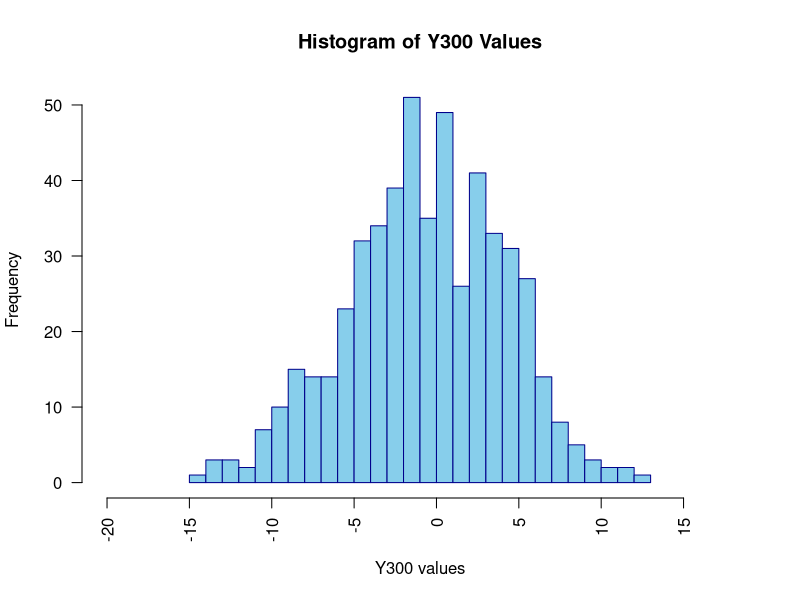
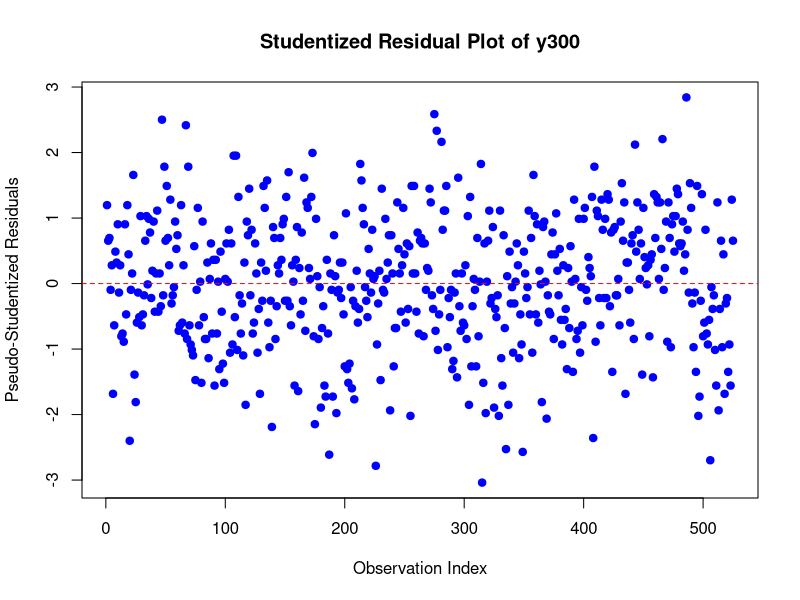
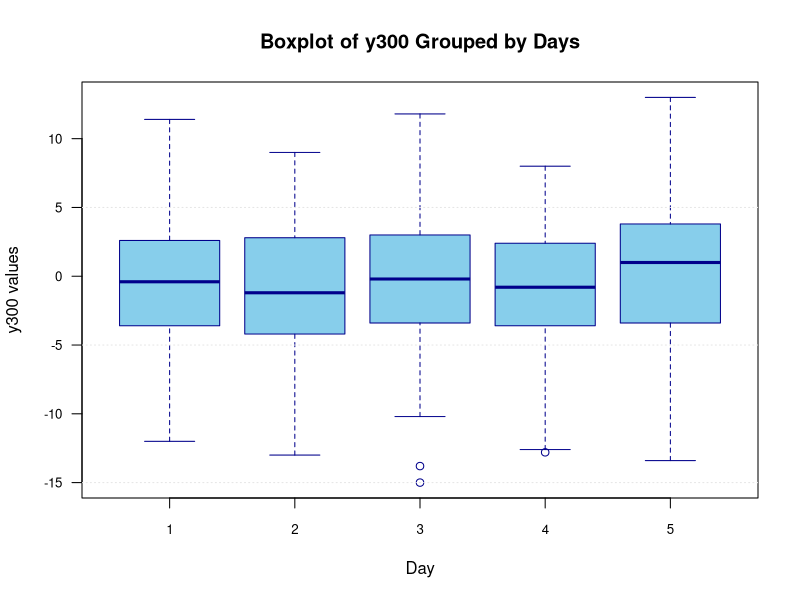
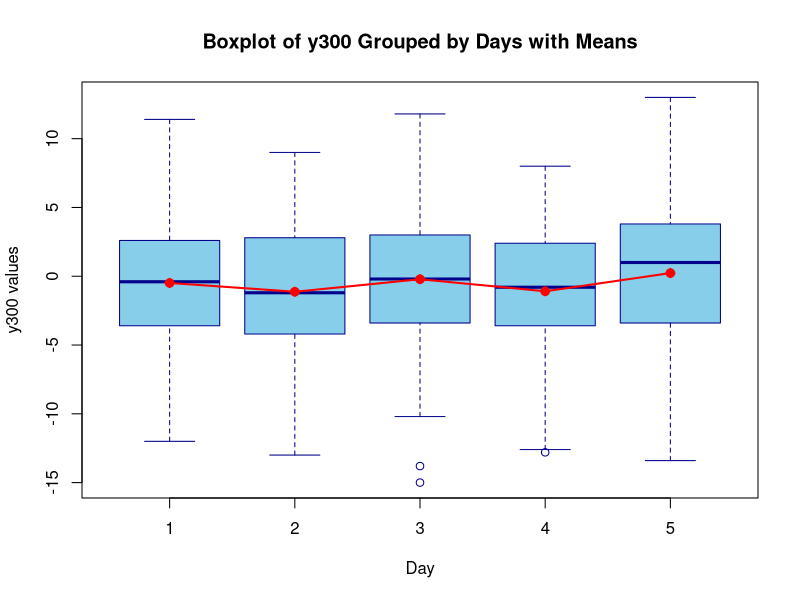
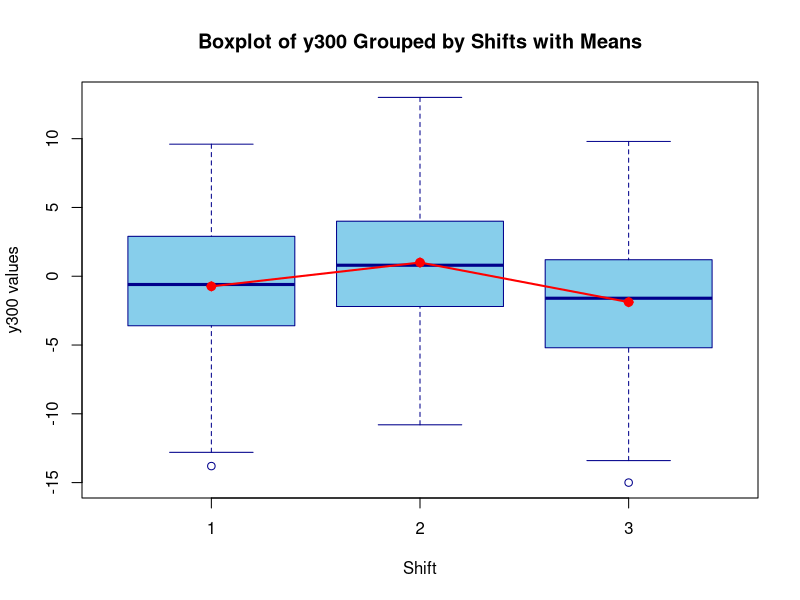
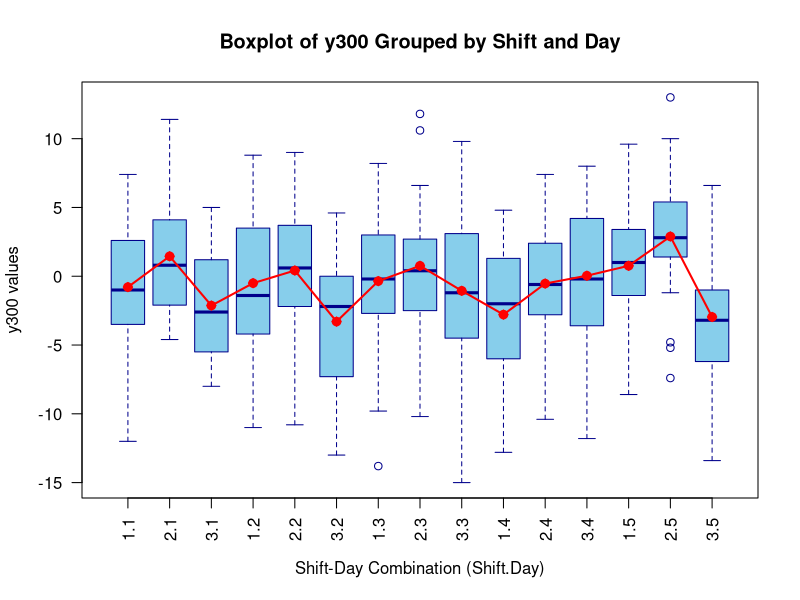

Source code (R) for these figures, in order:
library(ggplot2)

# Reading the CSV file into a data frame
df <- read.csv("Baseline Investigation Data.csv")

# Define the number of bins and axis limits based on the data
num_bins <- 30
x_axis_limits <- c(min(df$y300) - 5, max(df$y300) + 5) # Adjust limits based on data

# Creating a histogram with specified x-axis range, more bins, and labels
hist(df$y300,
     breaks = num_bins, # Increased granularity with more bins
     main = "Histogram of Y300 Values",
     xlab = "Y300 values",
     ylab = "Frequency",
     col = "skyblue", # Aesthetic fill color for the bins
     border = "darkblue", # Aesthetic border color for the bins
     las = 1, # Horizontal axis labels for readability
     xlim = x_axis_limits, # Dynamically set x-axis limits based on data
     xaxt = 'n') # Remove default x-axis ticks for customization

# Custom x-axis ticks, ensure the range and interval are appropriate
ticks <- seq(x_axis_limits[1], x_axis_limits[2], by = 5) # Adjust 'by' for suitable intervals
axis(1, at = ticks, labels = format(ticks, nsmall = 0), las = 2) # Apply custom ticks

# Assuming df is your data frame and y300 is the column of interest
y <- df$y300

# Precompute values used in the loop to avoid redundant calculations
n <- length(y)
y_sum <- sum(y)
y_sum_of_squares <- sum(y^2)

# Function to calculate leave-one-out variance
loo_var <- function(i) {
  loo_sum <- y_sum - y[i]
  loo_sum_of_squares <- y_sum_of_squares - y[i]^2
  loo_mean <- loo_sum / (n - 1)
  (loo_sum_of_squares - (n - 1) * loo_mean^2) / (n - 2)
}

# Calculate pseudo-studentized residuals
studentized_residuals <- numeric(n) # Preallocate the vector for efficiency
for (i in 1:n) {
  loo_var_i <- loo_var(i)
  studentized_residuals[i] <- (y[i] - (y_sum - y[i]) / (n - 1)) / sqrt(loo_var_i)
}

# Plot the pseudo-studentized residuals
plot(studentized_residuals,
     ylab = "Pseudo-Studentized Residuals",
     xlab = "Observation Index",
     main = "Studentized Residual Plot of y300",
     pch = 19, col = "blue")
abline(h = 0, col = "red", lty = 2)

# Boxplot of y300 grouped by daycount
boxplot(y300 ~ daycount, data = df,
        main = "Boxplot of y300 Grouped by Days",
        xlab = "Day",
        ylab = "y300 values",
        col = "skyblue",            # Fill color for the boxes
        border = "darkblue",        # Border color for the boxes
        notch = FALSE,              # Notch the boxplot to indicate confidence interval around the median, if needed
        outline = TRUE,             # Show outliers
        las = 1,                    # Orient axis labels horizontally
        varwidth = TRUE,            # Variable width of the boxes to represent the number of observations
        cex.axis = 0.8,             # Scale down axis labels for better fit
        cex.lab = 1,                # Scale for x and y labels
        cex.main = 1.2)             # Scale for the main title

# Enhance the plot with grid lines for better readability
abline(h = seq(min(df$y300), max(df$y300), by = 10), col = "gray90", lty = "dotted")

# Create the boxplot and store its statistics
bp <- boxplot(y300 ~ daycount, data = df,
              main = "Boxplot of y300 Grouped by Days with Means",
              xlab = "Day", ylab = "y300 values",
              col = "skyblue", border = "darkblue")

# Calculate group means using aggregate, ensuring alignment with boxplot groups
group_means <- aggregate(y300 ~ daycount, data = df, FUN = mean)

# Match the group means with their corresponding boxplot positions
# Use the names from group_means to match against bp$names, then extract the positions
mean_positions <- match(group_means$daycount, bp$names)

# Add the means as points, ensuring 'x' and 'y' lengths match
points(mean_positions, group_means$y300, pch = 23, col = "red", bg = "red")

# Connect the means with a line, using the same matched positions
lines(mean_positions, group_means$y300, type = "o", col = "red", lwd = 2)

# Create the boxplot and store its statistics for accurate mean points positioning
bp <- boxplot(y300 ~ shift, data = df,
              main = "Boxplot of y300 Grouped by Shifts with Means",
              xlab = "Shift", ylab = "y300 values",
              col = "skyblue", border = "darkblue")

# Calculate group means using tapply, directly aligned with boxplot groups
group_means <- tapply(df$y300, df$shift, mean)

# Ensure the group means are ordered according to the boxplot's group names
ordered_means <- group_means[bp$names]

# Add the means as points using the boxplot statistics for accurate positioning
# bp$group provides the numeric positions, but we ensure ordering with bp$names
points(1:length(ordered_means), ordered_means, pch = 23, col = "red", bg = "red")

# Connect the means with a line for visual trend analysis
lines(1:length(ordered_means), ordered_means, type = "o", col = "red", lwd = 2)

# Step 0: Create an interaction term between 'shift' and 'daycount'
df$interaction <- interaction(df$shift, df$daycount)

# Step 1: Calculate group means for each combination of 'shift' and 'daycount'
group_means <- tapply(df$y300, df$interaction, mean)

# Step 2: Create the boxplot grouped by the interaction term
bp <- boxplot(y300 ~ interaction, data = df,
              main = "Boxplot of y300 Grouped by Shift and Day",
              xlab = "Shift-Day Combination (Shift.Day)", ylab = "y300 values",
              col = "skyblue", border = "darkblue", las = 2)

# Ensure the group means are ordered according to the boxplot's group names (interaction levels)
ordered_means <- group_means[bp$names]

# Step 3: Add the means as points
# The x-coordinates for the points are the numeric positions of each group in the boxplot
points(x = 1:length(ordered_means), y = ordered_means, pch = 23, col = "red", bg = "red")

# Step 4: Connect the means with a line
lines(x = 1:length(ordered_means), y = ordered_means, type = "o", col = "red", lwd = 2)

# Assuming df is your dataset
summary_stats <- summary(df$y300)

# Constants for USL (Upper Specification Limit) and LSL (Lower Specification Limit)
USL <- 10
LSL <- -10

# Calculate mean and standard deviation directly
mean_value <- mean(df$y300, na.rm = TRUE)  # Ensure to handle NA values if present
sd_value <- sd(df$y300, na.rm = TRUE)      # Ensure to handle NA values if present

# Directly calculate Ppk
Ppk_value <- min((USL - mean_value) / (3 * sd_value), (mean_value - LSL) / (3 * sd_value))

# Create a data frame to display the statistics including Ppk
table_data <- data.frame(
  Statistic = c("Minimum", "Maximum", "Mean", "Median", "Standard Deviation", "PPK"),
  Value = c(summary_stats[1], summary_stats[6], mean_value, summary_stats[3], sd_value, Ppk_value)
)

# Print the table
print(table_data)
